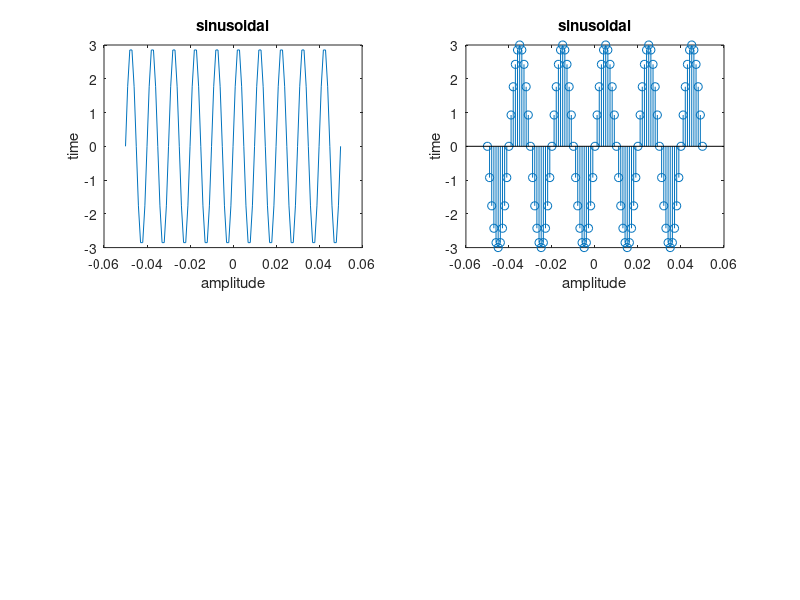

Reproduce this figure in MATLAB.
t=-.05:.001:.05;
f=100;
a=3;
y=a*sin(2*pi*f*t);
subplot(2,2,1);
plot(t,y);
xlabel('amplitude');
ylabel('time');
title('sinusoidal');

t=-.05:.001:.05;
f=50;
a=3;
y=a*sin(2*pi*f*t);
subplot(2,2,2);
stem(t,y);
xlabel('amplitude');
ylabel('time');
title('sinusoidal');
